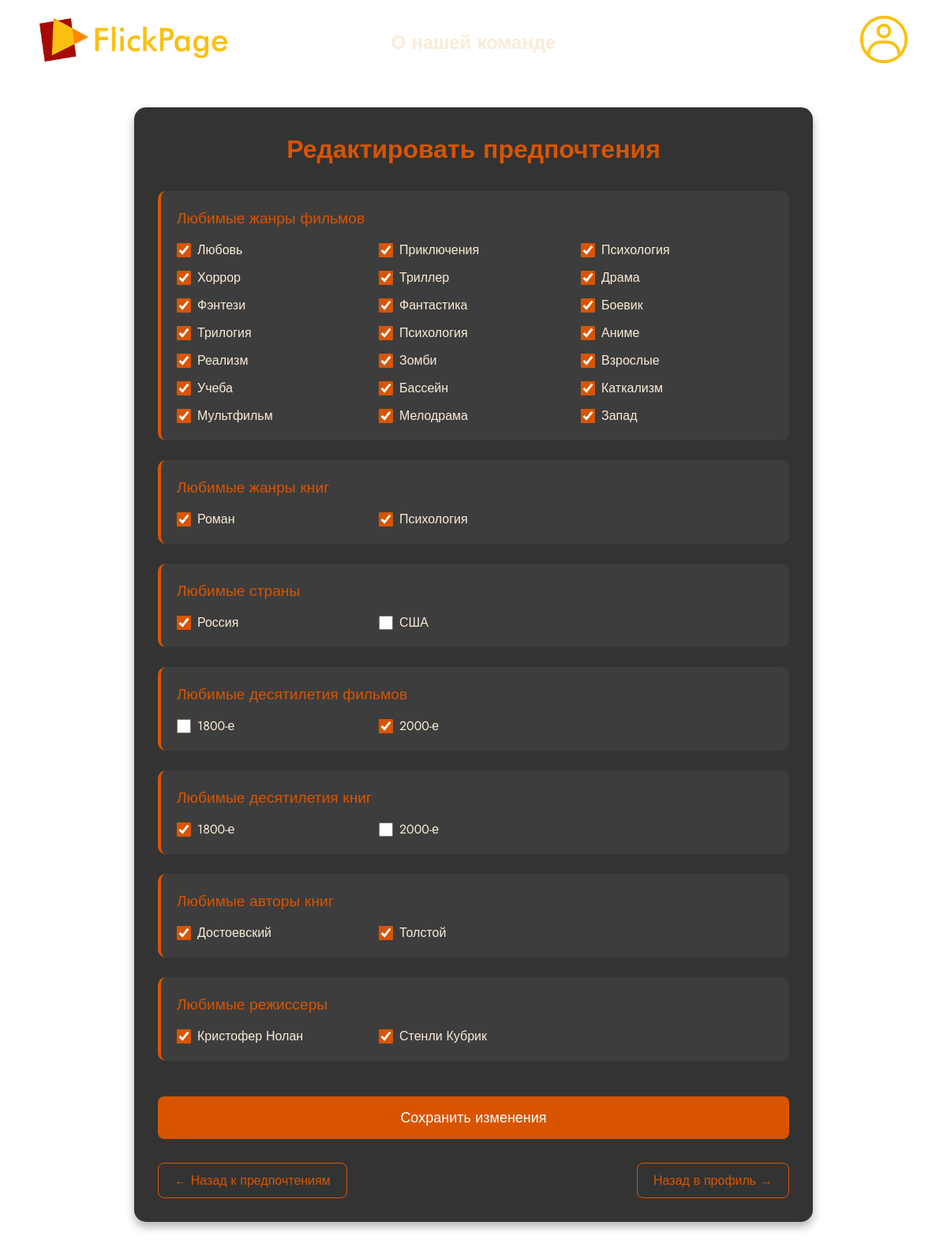
The app's page /preferences/edit/ (signed in) with its own data.
### preferences/models.py (models this page shows)
class MovieGenre(models.Model):
    name = models.CharField(max_length=50)
    def __str__(self):
        return self.name

class BookGenre(models.Model):
    name = models.CharField(max_length=50)
    def __str__(self):
        return self.name

class Country(models.Model):
    name = models.CharField(max_length=50)
    def __str__(self):
        return self.name

class Decade(models.Model):
    name = models.CharField(max_length=20)
    def __str__(self):
        return self.name

class BookAuthor(models.Model):
    name = models.CharField(max_length=100)
    def __str__(self):
        return self.name

class MovieDirector(models.Model):
    name = models.CharField(max_length=100)
    def __str__(self):
        return self.name

### preferences/views.py (the view)
# urls.py: path('edit/', views.edit_preferences, name='edit_preferences'),
@login_required(login_url='login')
def edit_preferences(request):
    try:
        preference = Preference.objects.get(user=request.user)
    except Preference.DoesNotExist:
        preference = Preference(user=request.user)
        preference.save()
    if request.method == "POST":
        form = PreferenceForm(request.POST, instance=preference)
        if form.is_valid():
            form.save()
            return redirect('profile')
    else:
        form = PreferenceForm(instance=preference)
    return render(request, 'preferences/edit_preferences.html', {'form': form})

### preferences/templates/preferences/edit_preferences.html (shortened to what this page needs)
{% load static %}
<!DOCTYPE html>
<html lang="ru">
<head>
    <link rel="stylesheet" href="{% static 'users/css/main_page.css' %}">
    <link rel="stylesheet" href="{% static 'preferences/css/edit_preferences.css' %}">
</head>
<body>
    <header class="shapka">
        <div class="logo_1">
            <a href="{% url 'search:browse' %}"><img src="{% static 'users/img/logo.png' %}" height="55" alt="Лого"></a>
        </div>
        <nav class="site-links">
            <a href="{% url 'about' %}">О нашей команде</a>
        </nav>
        <div class="profile_pic">
            <a href="{% url 'profile' %}"><img src="{% static 'users/img/pfp.png' %}" width="60" alt="Иконка профиля"></a>
        </div>
    </header>
    <main class="main">
        <div class="edit-container">
            <h1 class="edit-title">Редактировать предпочтения</h1>
            <form method="post" class="preferences-form">
                {% for field in form %}
                    <div class="form-group">
                        <label class="form-label">{{ field.label }}</label>
                        <div class="checkbox-group">
                            {% for choice in field %}
                                <div class="checkbox-item">
                                    {{ choice.tag }}
                                    <label for="{{ choice.id_for_label }}">{{ choice.choice_label }}</label>
                                </div>
                            {% endfor %}
                        </div>
                    </div>
                {% endfor %}
                <button type="submit" class="submit-button">Сохранить изменения</button>
            </form>
            <div class="navigation-links">
                <a href="{% url 'view_preferences' %}" class="nav-link">← Назад к предпочтениям</a>
                <a href="{% url 'profile' %}" class="nav-link">Назад в профиль →</a>
            </div>
        </div>
    </main>
</body>
</html>

### users/static/users/css/main_page.css (style rules this page uses)
* { margin: 0; padding: 0; border: none; color: antiquewhite; font-family: "Jost", sans-serif; font-optical-sizing: auto; font-style: normal; }
body { background-image: url("img/profile_fon.webp"); background-size: cover; background-position: center; background-attachment: fixed; }
.shapka { display: flex; justify-content: space-between; align-items: center; padding: 20px 50px; }
.logo_1 { flex: 1; display: flex; align-items: center; justify-content: flex-start; }
.site-links { flex: 1; display: flex; justify-content: center; align-items: center; font-size: 24px; gap: 20px; }
.site-links a { text-decoration: none; color: antiquewhite; font-weight: bold; }
.profile_pic { flex: 1; display: flex; justify-content: flex-end; align-items: center; }

### preferences/static/preferences/css/edit_preferences.css (style rules this page uses)
.edit-container { max-width: 800px; margin: 30px auto; background: rgba(0, 0, 0, 0.8); padding: 30px; border-radius: 15px; box-shadow: 0 6px 12px rgba(0, 0, 0, 0.3); color: #f0f0f0; }
.edit-title { text-align: center; color: #d95401; font-family: 'Jost', sans-serif; margin-bottom: 30px; font-size: 2em; }
.preferences-form { display: flex; flex-direction: column; gap: 25px; }
.form-group { background: rgba(255, 255, 255, 0.05); padding: 20px; border-radius: 10px; border-left: 4px solid #d95401; }
.form-label { display: block; color: #d95401; font-family: 'Jost', sans-serif; margin-bottom: 15px; font-size: 1.2em; font-weight: 500; }
.checkbox-group { display: grid; grid-template-columns: repeat(auto-fill, minmax(200px, 1fr)); gap: 12px; }
.checkbox-item { display: flex; align-items: center; gap: 8px; }
.checkbox-item input[type="checkbox"] { accent-color: #d95401; width: 18px; height: 18px; cursor: pointer; }
.checkbox-item label { cursor: pointer; transition: color 0.3s; }
.submit-button { display: block; width: 100%; padding: 14px; margin-top: 20px; background-color: #d95401; color: white; border: none; border-radius: 8px; font-size: 18px; font-family: 'Jost', sans-serif; cursor: pointer; transition: all 0.3s; }
.navigation-links { display: flex; justify-content: space-between; margin-top: 30px; }
.nav-link { color: #d95401; text-decoration: none; font-size: 16px; padding: 10px 20px; border: 1px solid #d95401; border-radius: 8px; transition: all 0.3s; }

### records on screen
MovieGenre: choice_label "Любовь"
MovieGenre: choice_label "Приключения"
MovieGenre: choice_label "Психология"
MovieGenre: choice_label "Хоррор"
MovieGenre: choice_label "Триллер"
MovieGenre: choice_label "Драма"
MovieGenre: choice_label "Фэнтези"
MovieGenre: choice_label "Фантастика"
MovieGenre: choice_label "Боевик"
MovieGenre: choice_label "Трилогия"
MovieGenre: choice_label "Психология"
MovieGenre: choice_label "Аниме"
MovieGenre: choice_label "Реализм"
MovieGenre: choice_label "Зомби"
MovieGenre: choice_label "Взрослые"
MovieGenre: choice_label "Учеба"
MovieGenre: choice_label "Бассейн"
MovieGenre: choice_label "Каткализм"
MovieGenre: choice_label "Мультфильм"
MovieGenre: choice_label "Мелодрама"
MovieGenre: choice_label "Запад"
BookGenre: choice_label "Роман"
BookGenre: choice_label "Психология"
Country: choice_label "Россия"
Country: choice_label "США"
Decade: choice_label "1800-е" "1800-е"
Decade: choice_label "2000-е" "2000-е"
BookAuthor: choice_label "Достоевский"
BookAuthor: choice_label "Толстой"
MovieDirector: choice_label "Кристофер Нолан"
MovieDirector: choice_label "Стенли Кубрик"

### other values on screen
{{ field.label }} "Любимые жанры фильмов" "Любимые жанры книг" "Любимые страны" "Любимые десятилетия фильмов" "Любимые десятилетия книг" "Любимые авторы книг" "Любимые режиссеры"
